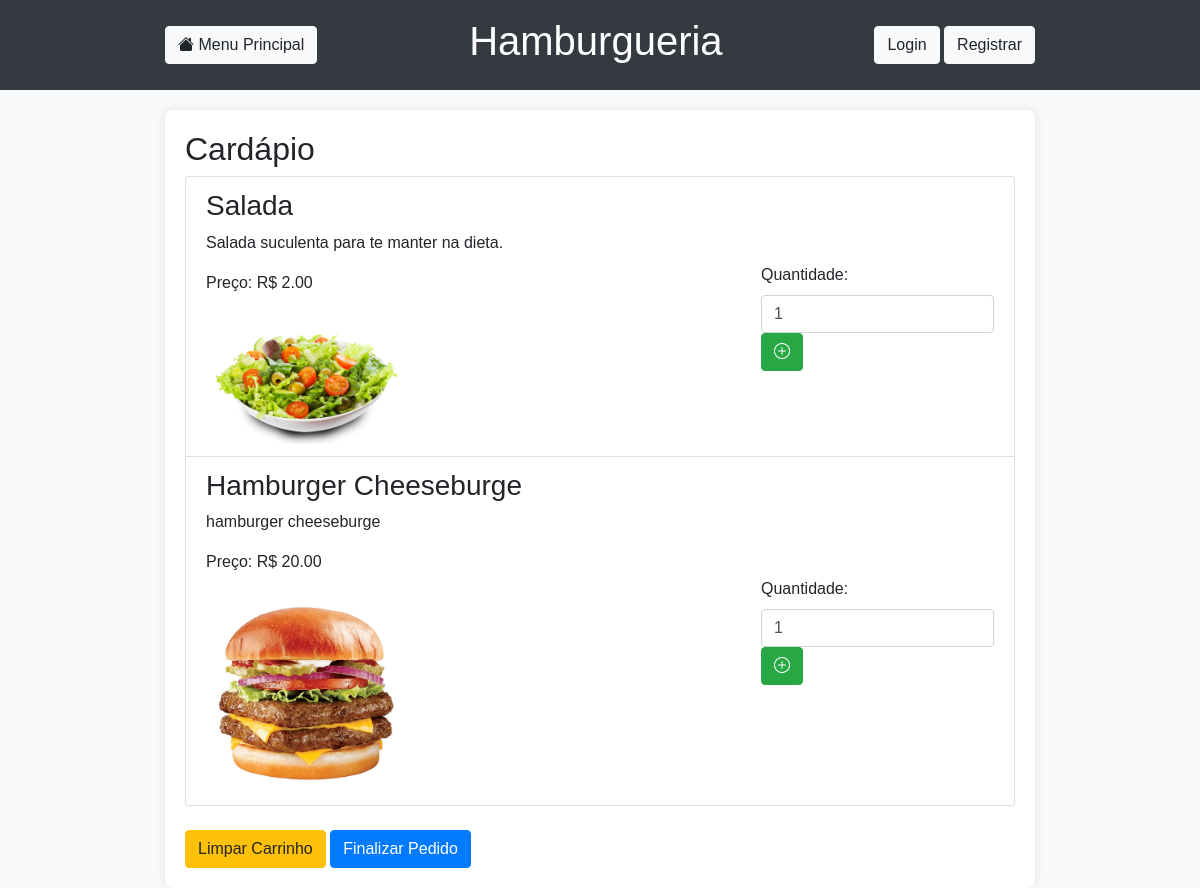
The app's page /list_pedidos/ with its own data.
### core/models.py (models this page shows, shortened)
class Product(models.Model):
    id = models.AutoField(primary_key=True)
    name = models.CharField(max_length=100)
    description = models.TextField()
    price = models.DecimalField(max_digits=10, decimal_places=2)
    image = models.ImageField(upload_to='products/')

### core/views.py (the view)
# urls.py: path('list_pedidos/', views.list_pedidos, name='list_pedidos'),
def list_pedidos(request):
    products = Product.objects.all()
    cart = request.session.get('cart', {})
    coupon = request.session.get('coupon', '')
    discount = 0
    total_price = 0
    for product_id, quantity in cart.items():
        product = get_object_or_404(Product, id=product_id)
        total_price += product.price * quantity
    if coupon == "DESC10":
        discount = total_price * 0.1
    if total_price >= 80:
        shipping_cost = 0
    else:
        shipping_cost = 15
    final_price = total_price - discount + shipping_cost
    return render(request, 'core/list_pedidos.html', {
        'products': products,
        'total_price': total_price,
        'discount': discount,
        'shipping_cost': shipping_cost,
        'final_price': final_price,
    })

### core/templates/core/list_pedidos.html (shortened to what this page needs)
{% extends 'core/base.html' %}
{% load cart_tags %}
{% block content %}
<h2>Cardápio</h2>
<ul class="list-group">
    {% for product in products %}
    <li class="list-group-item d-flex justify-content-between align-items-center">
        <div>
            <h3>{{ product.name }}</h3>
            <p>{{ product.description }}</p>
            <p>Preço: R$ {{ product.price }}</p>
            <img src="{{ product.image.url }}" alt="{{ product.name }}" width="200">
        </div>
        <div>
            <form action="{% url 'add_to_cart' %}" method="post" style="display:inline;">
                <label for="quantity_{{ product.id }}">Quantidade:</label>
                <input type="number" id="quantity_{{ product.id }}" name="quantity" min="1" value="1" class="form-control">
                <button type="submit" class="btn btn-success">
                    <i class="bi bi-plus-circle"></i>
                </button>
            </form>
        </div>
    </li>
    {% endfor %}
</ul>
<div class="mt-4">
    <form action="{% url 'clear_cart' %}" method="post" style="display:inline;">
        <button type="submit" class="btn btn-warning">Limpar Carrinho</button>
    </form>
    <button type="button" class="btn btn-primary" data-toggle="modal" data-target="#cartModal">
        Finalizar Pedido
    </button>
</div>
{% endblock %}

### core/static/core/style.css (style rules this page uses)
body { font-family: Arial, sans-serif; margin: 0; padding: 0; box-sizing: border-box; }

### core/templates/core/base.html (style rules this page uses)
body { background-color: #f8f9fa; }

### records on screen
Product: name "Salada", description "Salada suculenta para te manter na dieta.", price "2.00", image (picture)
Product: name "Hamburger Cheeseburge", description "hamburger cheeseburge", price "20.00", image (picture)
